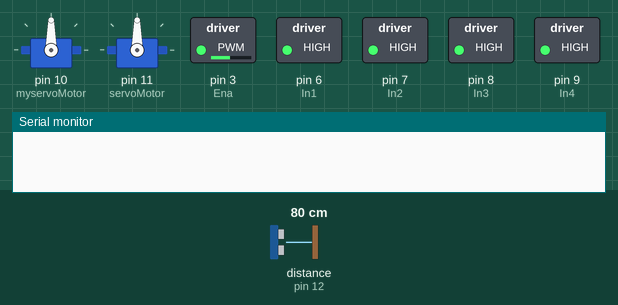
Simulated run of this sketch. Board: Arduino Uno, built with avr-gcc and run on an emulated ATmega328P. On the bench: 2 × servo, switched loads named in the sketch (green lamp = pin HIGH), the last lines printed to the serial monitor. Wiring (inferred from the names in the program): ultrasonic range finder: trigger pin 13; echo pin 12. The test bench sets the inputs (shaded band); at power-on: distance to the obstacle (sensor on pin 12) 80 cm. The echo pulse lasts 58.3 µs per cm; pins used as bus, display or sensor lines are not drawn.

Above: at 0.05 s.
At 2.5 s:
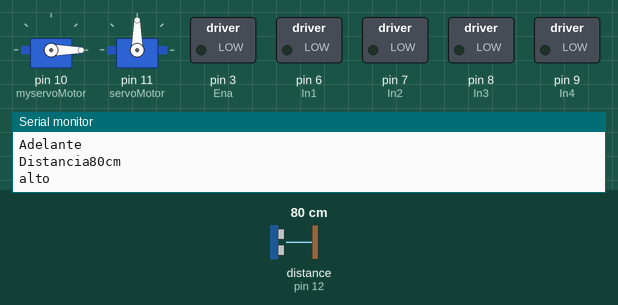
At 3.95 s:
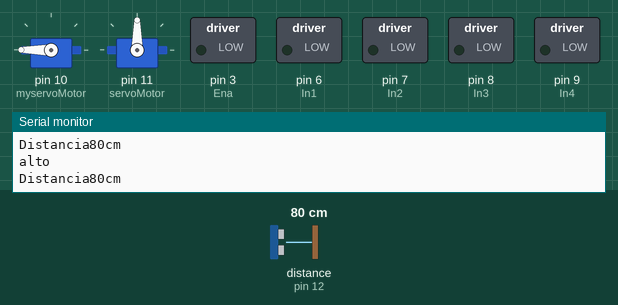
At 5.45 s:
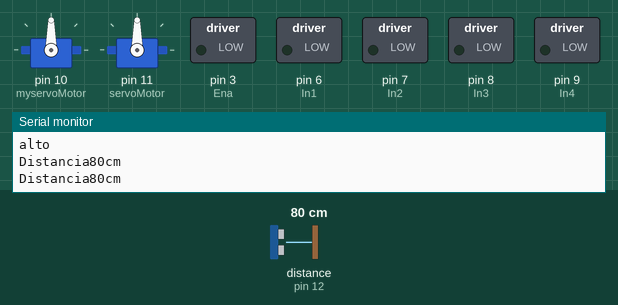
Timing chart, 0 to 8.5 s (numbered marks = the images above):
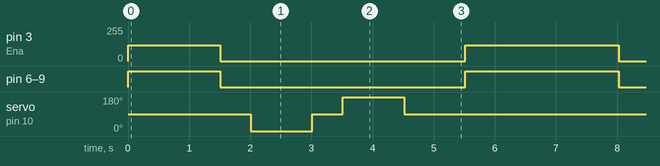

The sketch:

programa_que_nso_hara_ganar.ino
```cpp
  #include<Servo.h>

const int Trig = 13;
const int Echo = 12;
#define Ena 3
#define In1 6
#define In2 7
#define In3 8
#define In4 9
#define Max_DISTANCIA 20
Servo servoMotor;
Servo myservoMotor;
int rightDistance = 0;
int leftDistance   = 0;
int middleDistance = 0;


void forward()
{
  analogWrite(Ena,120);
  digitalWrite(In1,HIGH);
  digitalWrite(In2,HIGH);
  digitalWrite(In3,HIGH);
  digitalWrite(In4,HIGH);
  delay(1000);
  Serial.println("Adelante");
}


int distance()
{
unsigned int Tiempo=0;
 digitalWrite(Trig, LOW);
  delayMicroseconds(2);
  digitalWrite(Trig, HIGH);
  delayMicroseconds(10);
  digitalWrite(Trig, LOW);
  Tiempo=((unsigned int) pulseIn(Echo, HIGH)/58);
  Serial.print("Distancia");
  Serial.print(Tiempo);
  Serial.println("cm");

  }


void girocamara()
{
myservoMotor.write(0);
delay(1000);
//myservoMotor.write(45);
//delay(1000);
myservoMotor.write(90);
delay(1000);
//myservoMotor.write(135);
//delay(1000);
myservoMotor.write(180);
delay(1000);
Serial.println("giro camara");
}


void izquierda()
{

servoMotor.write(0);
delay(3000);
servoMotor.write(100);
delay(3000);
 Serial.println("izquierda");
}
void derecha()
{

servoMotor.write(180);
delay(3000);
servoMotor.write(100);
delay(3000);
 Serial.println("derecha");
}
void Stop()
{
  analogWrite(Ena,0);
  digitalWrite(In1,LOW);
  digitalWrite(In2,LOW);
  digitalWrite(In3,LOW);
  digitalWrite(In4,LOW);
   Serial.println("alto");
}

void setup()
{
  Serial.begin(9600);
  pinMode(In1,OUTPUT);
  pinMode(In2,OUTPUT);
  pinMode(In3,OUTPUT);
  pinMode(In4,OUTPUT);
  pinMode(Trig,OUTPUT);
  pinMode(Echo,INPUT);
  myservoMotor.attach(10);
  servoMotor.attach(11);
  digitalWrite(Trig,LOW);
}

void loop()
{
 forward();
 myservoMotor.write(90);
 delay(500);
 middleDistance = distance();

 if (middleDistance <= 20)
 {
 Stop();
 delay(500) ;
 myservoMotor.write(0);
 delay(500);
 rightDistance = distance();
 delay(500);
 myservoMotor.write(90);
 delay(500);
 myservoMotor.write(180);
 delay(500);
 leftDistance = distance();
 delay(500);
 myservoMotor.write(90);
 delay(1000);
 if (rightDistance > leftDistance )
 {
   izquierda();
   forward();
   delay(500);
 }
 if (rightDistance < leftDistance )
 {
   derecha();
   forward();
   delay(500);
 }
 forward();

}
}
```

Measured:
- by itself, pin 3 (Ena): repeats every 6.5 s: 0/255 4.0 s, 120/255 2.5 s
- by itself, pin 6 (In1), pin 7 (In2), pin 8 (In3), pin 9 (In4): repeats every 6.5 s: LOW 4.0 s, HIGH 2.5 s
- by itself, servo on pin 10 (myservoMotor): repeats every 6.5 s: 90° 0.50 s, 180° 1.0 s, 90° 4.0 s, 0° 1.0 s
